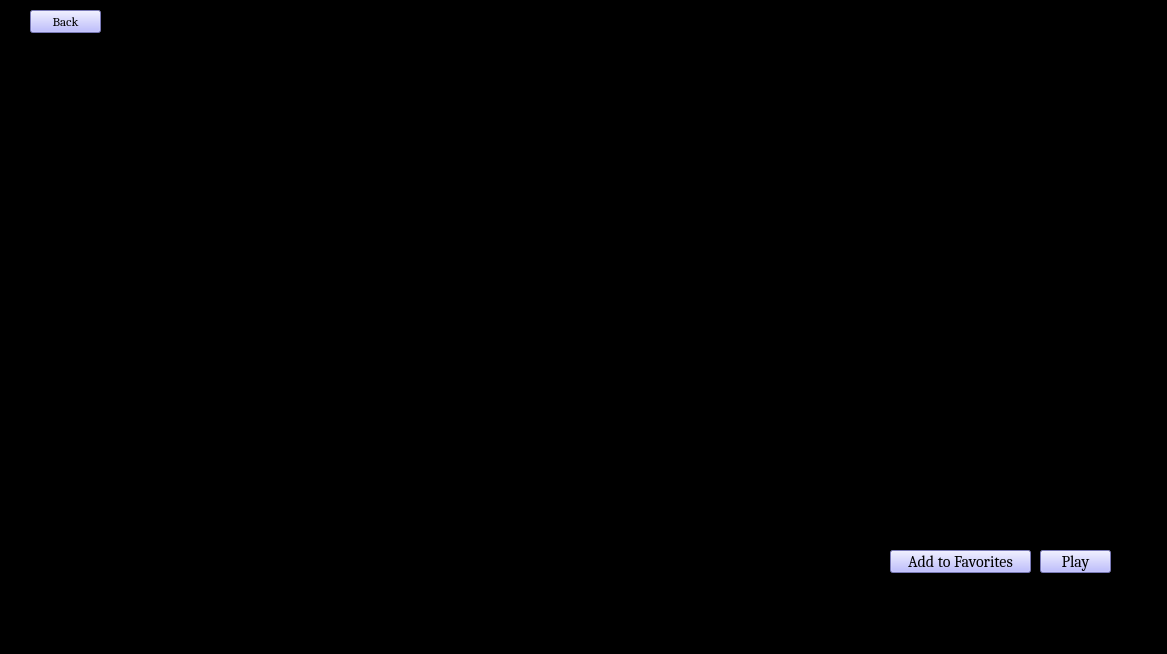
<?xml version="1.0" encoding="UTF-8"?>
<ui version="4.0">
 <class>MainWindow</class>
 <widget class="QMainWindow" name="MainWindow">
  <property name="geometry">
   <rect>
    <x>0</x>
    <y>0</y>
    <width>1167</width>
    <height>654</height>
   </rect>
  </property>
  <property name="windowTitle">
   <string>MainWindow</string>
  </property>
  <property name="styleSheet">
   <string notr="true">QWidget {
    background-color:rgb(0, 0, 0)
}</string>
  </property>
  <widget class="QWidget" name="centralwidget">
   <widget class="QTableWidget" name="MovieDescriptionTable">
    <property name="geometry">
     <rect>
      <x>60</x>
      <y>80</y>
      <width>1041</width>
      <height>451</height>
     </rect>
    </property>
   </widget>
   <widget class="QPushButton" name="favorites">
    <property name="geometry">
     <rect>
      <x>890</x>
      <y>550</y>
      <width>141</width>
      <height>23</height>
     </rect>
    </property>
    <property name="font">
     <font>
      <family>Cambria</family>
      <pointsize>12</pointsize>
     </font>
    </property>
    <property name="styleSheet">
     <string notr="true">QPushButton {
    background-color: rgb(170, 170, 255);
    color: black;
}

QPushButton:hover {
    background-color: rgb(128, 120, 215);
    color: white;
}

QPushButton:pressed {
    background-color: rgb(85, 170, 127);
    color: white;
}
</string>
    </property>
    <property name="text">
     <string>Add to Favorites</string>
    </property>
   </widget>
   <widget class="QPushButton" name="play">
    <property name="geometry">
     <rect>
      <x>1040</x>
      <y>550</y>
      <width>71</width>
      <height>23</height>
     </rect>
    </property>
    <property name="font">
     <font>
      <family>Cambria</family>
      <pointsize>12</pointsize>
     </font>
    </property>
    <property name="styleSheet">
     <string notr="true">QPushButton {
    background-color: rgb(170, 170, 255);
    color: black;
}

QPushButton:hover {
    background-color: rgb(128, 120, 215);
    color: white;
}

QPushButton:pressed {
    background-color: rgb(85, 170, 127);
    color: white;
}
</string>
    </property>
    <property name="text">
     <string>Play</string>
    </property>
   </widget>
   <widget class="QPushButton" name="backButton">
    <property name="geometry">
     <rect>
      <x>30</x>
      <y>10</y>
      <width>71</width>
      <height>23</height>
     </rect>
    </property>
    <property name="font">
     <font>
      <family>Cambria</family>
      <pointsize>10</pointsize>
     </font>
    </property>
    <property name="styleSheet">
     <string notr="true">QPushButton {
    background-color: rgb(170, 170, 255);
    color: black;
}

QPushButton:hover {
    background-color: rgb(128, 120, 215);
    color: white;
}

QPushButton:pressed {
    background-color: rgb(85, 170, 127);
    color: white;
}
</string>
    </property>
    <property name="text">
     <string>Back</string>
    </property>
   </widget>
  </widget>
  <widget class="QMenuBar" name="menubar">
   <property name="geometry">
    <rect>
     <x>0</x>
     <y>0</y>
     <width>1167</width>
     <height>21</height>
    </rect>
   </property>
  </widget>
  <widget class="QStatusBar" name="statusbar"/>
 </widget>
 <resources/>
 <connections/>
</ui>
